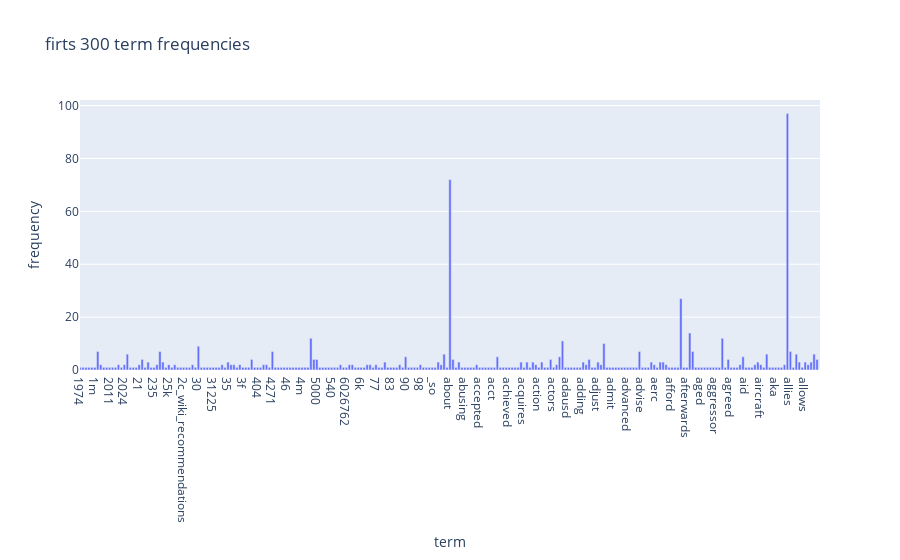

Notebook code for this chart:
### Markdown cell above
### >>> **Exercise 13 (take home):** 
The chart above only contains 300 vocabulary in the documents, and it's already computationally intensive to both compute and visualize. Can you efficiently reduce the number of terms you want to visualize as an exercise.

### Code cell
# get first 300 terms and their frequencies
text_x_terms = text_vec.get_feature_names_out()[:300]
text_y_freq = text_term_frequencies[:300]

# put into a DataFrame for easy plotting
text_df_plot = pd.DataFrame({
    "term": text_x_terms,
    "frequency": text_y_freq
})

# make interactive bar chart
fig = px.bar(text_df_plot, x="term", y="frequency", 
             title="firts 300 term frequencies")
fig.update_xaxes(range=[50, 300])  # change/reduce the amount of terms shown
fig.show()

### Figure 1 — Plotly figure (JSON) as saved in the notebook; plotly's stock layout.template omitted (floating-point values rounded to 4 significant figures; data arrays with more than 128 entries replaced by an {"elided": "..."} marker saying what was removed)
{"data": [{"hovertemplate": "term=%{x}<br>frequency=%{y}<extra></extra>", "legendgroup": "", "marker": {"color": "#636efa", "pattern": {"shape": ""}}, "name": "", "orientation": "v", "showlegend": false, "textposition": "auto", "type": "bar", "x": {"elided": "300 str values"}, "xaxis": "x", "y": {"elided": "300 int values"}, "yaxis": "y"}], "layout": {"barmode": "relative", "legend": {"tracegroupgap": 0}, "title": {"text": "firts 300 term frequencies"}, "xaxis": {"anchor": "y", "domain": [0, 1], "range": [50, 300], "title": {"text": "term"}}, "yaxis": {"anchor": "x", "domain": [0, 1], "title": {"text": "frequency"}}}}
